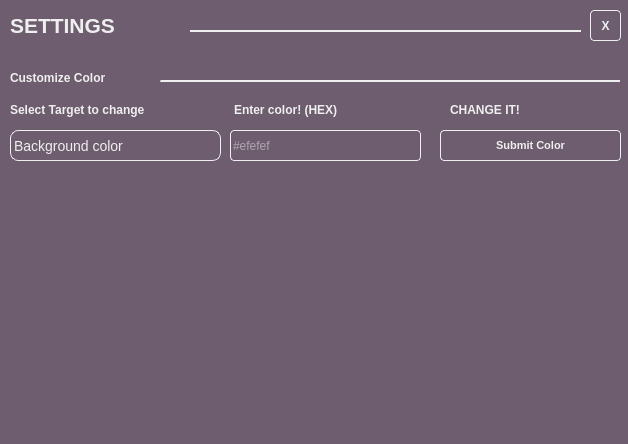
<?xml version="1.0" encoding="UTF-8"?>
<ui version="4.0">
 <class>Form</class>
 <widget class="QWidget" name="Form">
  <property name="geometry">
   <rect>
    <x>0</x>
    <y>0</y>
    <width>628</width>
    <height>444</height>
   </rect>
  </property>
  <property name="windowTitle">
   <string>Form</string>
  </property>
  <property name="styleSheet">
   <string notr="true">background-color: #6D5D6E;
border-radius: 8px;</string>
  </property>
  <widget class="QPushButton" name="close_settigns_button">
   <property name="geometry">
    <rect>
     <x>590</x>
     <y>10</y>
     <width>31</width>
     <height>31</height>
    </rect>
   </property>
   <property name="font">
    <font>
     <weight>75</weight>
     <italic>false</italic>
     <bold>true</bold>
     <underline>false</underline>
     <strikeout>false</strikeout>
    </font>
   </property>
   <property name="styleSheet">
    <string notr="true">border: 0.5px solid #efefef;
border-radius: 4px;
color: #efefef;</string>
   </property>
   <property name="text">
    <string>X</string>
   </property>
  </widget>
  <widget class="QLabel" name="label">
   <property name="geometry">
    <rect>
     <x>10</x>
     <y>10</y>
     <width>171</width>
     <height>31</height>
    </rect>
   </property>
   <property name="font">
    <font>
     <pointsize>16</pointsize>
     <weight>75</weight>
     <bold>true</bold>
    </font>
   </property>
   <property name="styleSheet">
    <string notr="true">color: #efefef;
background-color: #6D5D6E;</string>
   </property>
   <property name="text">
    <string>SETTINGS</string>
   </property>
  </widget>
  <widget class="QWidget" name="widget" native="true">
   <property name="geometry">
    <rect>
     <x>190</x>
     <y>30</y>
     <width>391</width>
     <height>2</height>
    </rect>
   </property>
   <property name="styleSheet">
    <string notr="true">background-color: #efefef;</string>
   </property>
  </widget>
  <widget class="QWidget" name="widget_2" native="true">
   <property name="geometry">
    <rect>
     <x>160</x>
     <y>80</y>
     <width>460</width>
     <height>2</height>
    </rect>
   </property>
   <property name="styleSheet">
    <string notr="true">background-color: #efefef;</string>
   </property>
  </widget>
  <widget class="QLabel" name="label_2">
   <property name="geometry">
    <rect>
     <x>10</x>
     <y>70</y>
     <width>151</width>
     <height>16</height>
    </rect>
   </property>
   <property name="font">
    <font>
     <weight>75</weight>
     <bold>true</bold>
    </font>
   </property>
   <property name="styleSheet">
    <string notr="true">color: #efefef;</string>
   </property>
   <property name="text">
    <string>Customize Color</string>
   </property>
  </widget>
  <widget class="QComboBox" name="target_color_to_change">
   <property name="geometry">
    <rect>
     <x>10</x>
     <y>130</y>
     <width>211</width>
     <height>31</height>
    </rect>
   </property>
   <property name="styleSheet">
    <string notr="true">QComboBox {
    color: #efefef;
    font: 14px;
    padding: 1px 0px 1px 3px; /* This (useless) line resolves a bug with the font color */
	border: 0.5px solid #efefef;
	font-weight: bolder;
}

QComboBox:focus {
    color: #eeeeff;
}

QComboBox::drop-down 
{
    border: 0px; /* This seems to replace the whole arrow of the combo box */
}

/* Define a new custom arrow icon for the combo box */
QComboBox::down-arrow {
    image: url(Resources/DropDownArrow.png);
    width: 14px;
    height: 14px;
}</string>
   </property>
   <item>
    <property name="text">
     <string>Background color</string>
    </property>
   </item>
   <item>
    <property name="text">
     <string>Nav Background color</string>
    </property>
   </item>
   <item>
    <property name="text">
     <string>[INFO] color</string>
    </property>
   </item>
   <item>
    <property name="text">
     <string>[VERBOSE] color</string>
    </property>
   </item>
   <item>
    <property name="text">
     <string>[ERROR] color</string>
    </property>
   </item>
   <item>
    <property name="text">
     <string>[DEBUG] color</string>
    </property>
   </item>
   <item>
    <property name="text">
     <string>[WARNING] color</string>
    </property>
   </item>
  </widget>
  <widget class="QPushButton" name="Submit_color_chosen">
   <property name="geometry">
    <rect>
     <x>440</x>
     <y>130</y>
     <width>181</width>
     <height>31</height>
    </rect>
   </property>
   <property name="font">
    <font>
     <pointsize>8</pointsize>
     <weight>75</weight>
     <bold>true</bold>
    </font>
   </property>
   <property name="styleSheet">
    <string notr="true">color: #efefef;
border: 1px solid #efefef;
border-radius: 4px;
</string>
   </property>
   <property name="text">
    <string>Submit Color</string>
   </property>
  </widget>
  <widget class="QLineEdit" name="Submit_color_chosen_input">
   <property name="geometry">
    <rect>
     <x>230</x>
     <y>130</y>
     <width>191</width>
     <height>31</height>
    </rect>
   </property>
   <property name="styleSheet">
    <string notr="true">color: #efefef;
border: 1px solid #efefef;
border-radius: 4px;</string>
   </property>
   <property name="placeholderText">
    <string>#efefef</string>
   </property>
  </widget>
  <widget class="QLabel" name="label_3">
   <property name="geometry">
    <rect>
     <x>10</x>
     <y>100</y>
     <width>201</width>
     <height>20</height>
    </rect>
   </property>
   <property name="font">
    <font>
     <weight>75</weight>
     <bold>true</bold>
    </font>
   </property>
   <property name="styleSheet">
    <string notr="true">color: #efefef;</string>
   </property>
   <property name="text">
    <string>Select Target to change</string>
   </property>
  </widget>
  <widget class="QLabel" name="label_4">
   <property name="geometry">
    <rect>
     <x>234</x>
     <y>100</y>
     <width>181</width>
     <height>20</height>
    </rect>
   </property>
   <property name="font">
    <font>
     <weight>75</weight>
     <bold>true</bold>
    </font>
   </property>
   <property name="styleSheet">
    <string notr="true">color: #efefef;</string>
   </property>
   <property name="text">
    <string>Enter color! (HEX)</string>
   </property>
  </widget>
  <widget class="QLabel" name="label_5">
   <property name="geometry">
    <rect>
     <x>450</x>
     <y>100</y>
     <width>161</width>
     <height>20</height>
    </rect>
   </property>
   <property name="font">
    <font>
     <weight>75</weight>
     <bold>true</bold>
    </font>
   </property>
   <property name="styleSheet">
    <string notr="true">color: #efefef;</string>
   </property>
   <property name="text">
    <string>CHANGE IT!</string>
   </property>
  </widget>
 </widget>
 <resources/>
 <connections/>
</ui>
